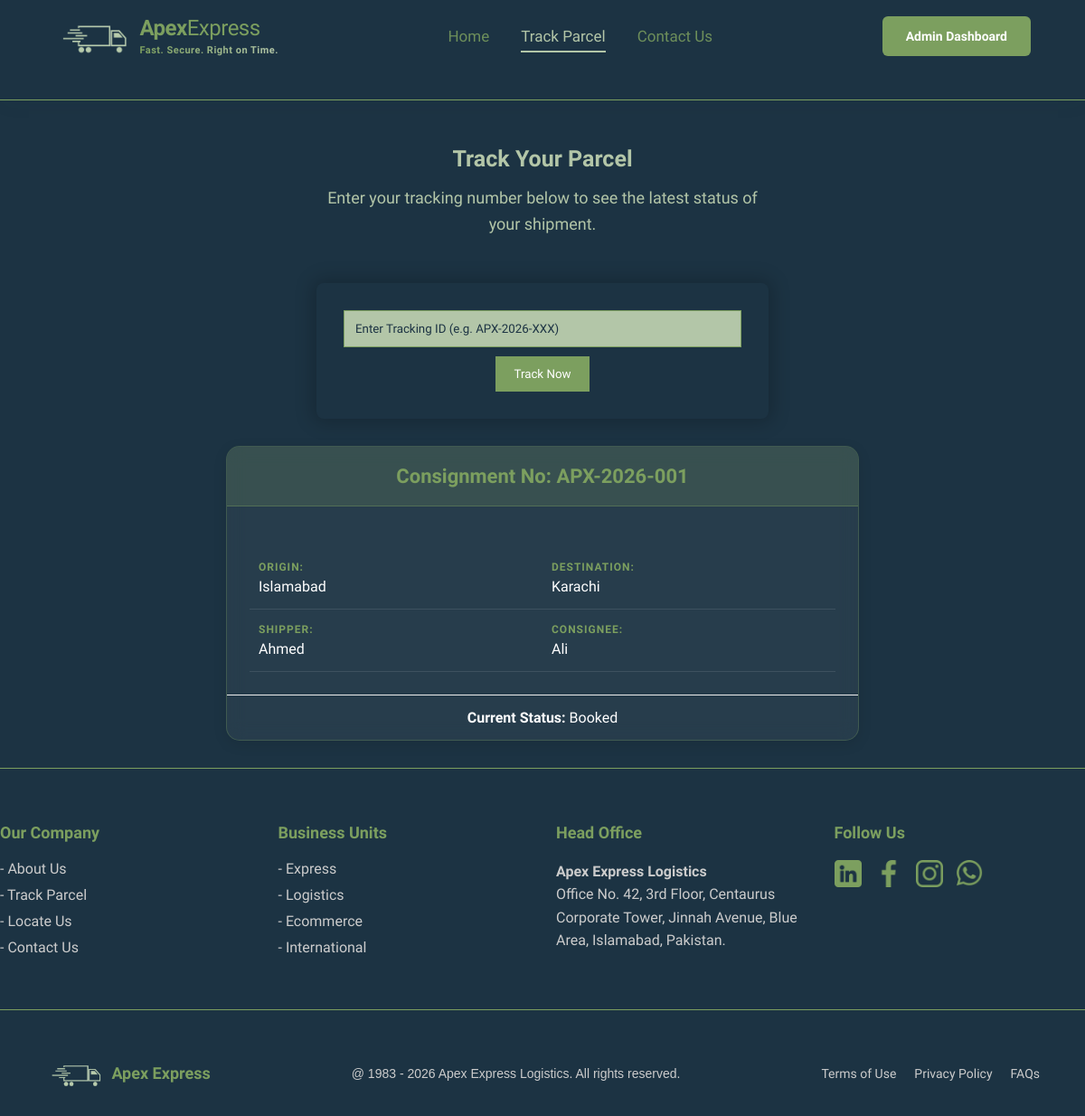
The page /apex_express/tracking.php?tracking_id=APX-2026-001 on the database its author committed.
### tables this page shows
CREATE TABLE `parcel` (
  `Parcel_ID` int(11) NOT NULL AUTO_INCREMENT,
  `Tracking_id` varchar(50) NOT NULL,
  `Weight` decimal(10,2) NOT NULL,
  `Book_date` timestamp NOT NULL DEFAULT current_timestamp(),
  `Origin_city` varchar(50) NOT NULL,
  `Destination_city` varchar(50) NOT NULL,
  `Sender_ID` varchar(50) NOT NULL,
  `Reciever_ID` varchar(50) NOT NULL,
  `Branch_ID` varchar(50) NOT NULL,
  `Rider_ID` varchar(50) DEFAULT NULL,
  `Status_id` varchar(50) NOT NULL,
  `price` decimal(10,2) NOT NULL DEFAULT 0.00,
  `payment_option` enum('Cash on Delivery','Easypaisa','JazzCash','Bank Transfer') NOT NULL DEFAULT 'Cash on Delivery',
  PRIMARY KEY (`Parcel_ID`),
  UNIQUE KEY `Tracking_id` (`Tracking_id`),
  UNIQUE KEY `Unique_Parcel_Status` (`Status_id`),
  KEY `Sender_ID` (`Sender_ID`),
  KEY `Reciever_ID` (`Reciever_ID`),
  KEY `Branch_ID` (`Branch_ID`),
  KEY `Rider_ID` (`Rider_ID`)
);

CREATE TABLE `sender` (
  `Sender_ID` varchar(50) NOT NULL,
  `First_name` varchar(50) NOT NULL,
  `Last_name` varchar(50) NOT NULL,
  `Email` varchar(100) NOT NULL,
  `Street_no` varchar(50) NOT NULL,
  `Area` varchar(100) NOT NULL,
  `City` varchar(50) NOT NULL,
  PRIMARY KEY (`Sender_ID`)
);

CREATE TABLE `reciever` (
  `Reciever_ID` varchar(50) NOT NULL,
  `First_name` varchar(50) NOT NULL,
  `Last_name` varchar(50) NOT NULL,
  `Email` varchar(100) NOT NULL,
  `Postal_code` varchar(20) NOT NULL,
  `Street_no` varchar(50) NOT NULL,
  `Area` varchar(100) NOT NULL,
  `City` varchar(50) NOT NULL,
  PRIMARY KEY (`Reciever_ID`)
);

CREATE TABLE `delivery_status` (
  `Status_id` varchar(50) NOT NULL,
  `Status_type` enum('Booked','In-Transit','Out for Delivery','Completed','Failed') NOT NULL,
  `Remarks` text DEFAULT NULL,
  `Attempts` int(11) DEFAULT 0,
  PRIMARY KEY (`Status_id`)
);

### apex_express/tracking.php (the view, shortened to what this page needs)
<!DOCTYPE html>
<html lang="en">
<head>
    <link rel="stylesheet" href="tracking_style.css">
</head>
<body>
    <nav class="apex-navbar">
        <div class="nav-wrapper">
            <div class="nav-logo">
                <img src="logo.png" alt="Apex Express Logo" class="logo-truck">
                <div class="logo-info">
                    <div class="logo-text">
                        <span class="brand-bold">Apex</span><span class="brand-light">Express</span>
                    </div>
                    <div class="logo-slogan">Fast. Secure. Right on Time.</div>
                </div>
            </div>
            <ul class="nav-menu">
                <li><a href="home.html" class="nav-item">Home</a></li>
                <li><a href="tracking.php" class="nav-item active">Track Parcel</a></li>
                <li><a href="contactus.html" class="nav-item">Contact Us</a></li>
            </ul>
            <div class="nav-btn-wrapper">
                <a href="admin_dashboard.php" class="btn-portal">Admin Dashboard</a>
            </div>
        </div>
        <hr class="line">
    </nav>
    <div class="track-form">
        <h5>Track Your Parcel</h5>
        <p class="p">Enter your tracking number below to see the latest status of your shipment.</p>
    </div>
    <section class="tracking-section">
        <form action="" method="POST">
            <input type="text" name="tracking_id" placeholder="Enter Tracking ID (e.g. APX-2026-XXX)" required>
            <button type="submit" name="search">Track Now</button>
        </form>
    </section>
</body>
<div id="result-area">
    <?php
    $conn = mysqli_connect("localhost", "root", "", "apex_express_db");
    $search_id = "";
    if (isset($_POST['search'])) {
        $search_id = $_POST['tracking_id'];
    } elseif (isset($_GET['tracking_id'])) {
        $search_id = $_GET['tracking_id'];
    }
    if (!empty($search_id)) {
        $id = mysqli_real_escape_string($conn, $search_id);
        $query = "SELECT p.*, s.First_name as s_fname, r.First_name as r_fname, ds.Status_type
              FROM parcel p
              JOIN sender s ON p.Sender_ID = s.Sender_ID
              JOIN reciever r ON p.Reciever_ID = r.Reciever_ID
              JOIN delivery_status ds ON p.Status_id = ds.Status_id
              WHERE p.Tracking_id = '$id'";
        $result = mysqli_query($conn, $query);
        if (mysqli_num_rows($result) > 0) {
            $data = mysqli_fetch_assoc($result);
            echo '
        <div class="tracking-result-box">
            <div class="consignment-header">Consignment No: ' . $data['Tracking_id'] . '</div>
            <div class="details-grid">
                <div class="detail-item"><strong>Origin:</strong> ' . $data['Origin_city'] . '</div>
                <div class="detail-item"><strong>Destination:</strong> ' . $data['Destination_city'] . '</div>
                <div class="detail-item"><strong>Shipper:</strong> ' . $data['s_fname'] . '</div>
                <div class="detail-item"><strong>Consignee:</strong> ' . $data['r_fname'] . '</div>
            </div>
            <div style="padding:15px; border-top:1px solid #eee; text-align:center;">
                <strong>Current Status:</strong> ' . $data['Status_type'] . '
            </div>
        </div>';
        } else {
            echo '<p style="color: red; text-align: center;">ID found</p>';
        }
    }
    ?>
</div>
<hr class="line">
<footer class="footer">
    <div class="footer-container">
        <div class="footer-col">
            <h3>Our Company</h3>
            <ul>
                <li><a href="#">- About Us</a></li>
                <li><a href="#">- Track Parcel</a></li>
                <li><a href="#">- Locate Us</a></li>
                <li><a href="#">- Contact Us</a></li>
            </ul>
        </div>
        <div class="footer-col">
            <h3>Business Units</h3>
            <ul>
                <li><a href="#">- Express</a></li>
                <li><a href="#">- Logistics</a></li>
                <li><a href="#">- Ecommerce</a></li>
                <li><a href="#">- International</a></li>
            </ul>
        </div>
        <div class="footer-col">
            <h3>Head Office</h3>
            <p>
                <strong>Apex Express Logistics</strong><br>
                Office No. 42, 3rd Floor, Centaurus Corporate Tower,
                Jinnah Avenue, Blue Area, Islamabad, Pakistan.
            </p>
        </div>
        <div class="footer-col">
            <h3>Follow Us</h3>
            <div class="social-links">
                <a href="https://business.linkedin.com/"><img src="linkedin.png" class="social-icon"></a>
                <a href="https://www.linkedin.com/"><img src="facebook-app-symbol.png" class="social-icon"></a>
                <a href="https://www.instagram.com/"><img src="instagram.png" class="social-icon"></a>
                <a href="https://www.whatsapp.com/"><img src="whatsapp.png" class="social-icon"></a>
            </div>
        </div>
    </div>
    <br>
    <hr class="line">
    <div class="footer-bottom">
        <div class="bottom-content">
            <div class="brand-group">
                <img src="logo.png" alt="Brand Logo" class="footer-logo">
                <span class="brand-name">Apex Express</span>
            </div>
            <p>@ 1983 - 2026 Apex Express Logistics. All rights reserved.</p>
            <div class="bottom-links">
                <a href="#">Terms of Use</a>
                <a href="#">Privacy Policy</a>
                <a href="#">FAQs</a>
            </div>
        </div>
    </div>
</footer>
</html>

### rows shown on the page
parcel: Tracking "APX-2026-001", Origin_city "Islamabad", Destination_city "Karachi", Sender_ID.First_name "Ahmed", Reciever_ID.First_name "Ali", Status.Status_type "Booked"
